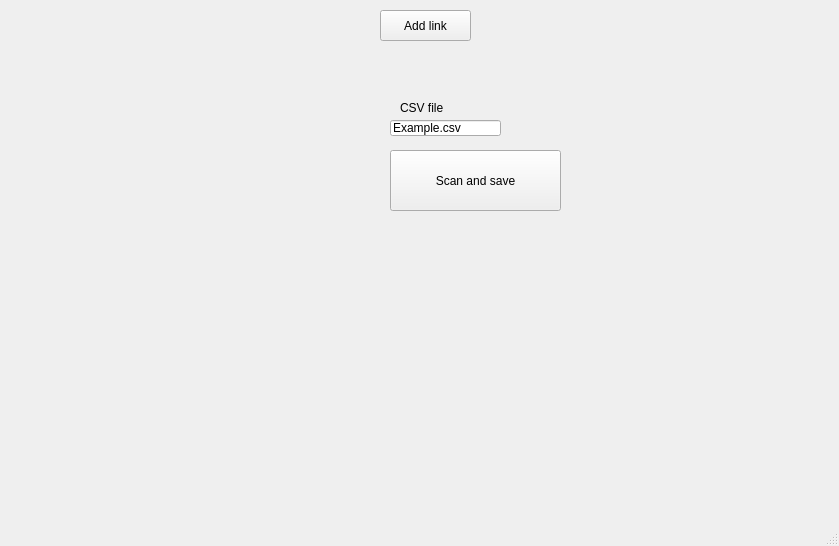
<?xml version="1.0" encoding="UTF-8"?>
<ui version="4.0">
 <class>MainWindow</class>
 <widget class="QMainWindow" name="MainWindow">
  <property name="geometry">
   <rect>
    <x>0</x>
    <y>0</y>
    <width>839</width>
    <height>546</height>
   </rect>
  </property>
  <property name="windowTitle">
   <string>MainWindow</string>
  </property>
  <widget class="QWidget" name="centralwidget">
   <widget class="QWidget" name="verticalLayoutWidget">
    <property name="geometry">
     <rect>
      <x>20</x>
      <y>10</y>
      <width>361</width>
      <height>481</height>
     </rect>
    </property>
    <layout class="QVBoxLayout" name="inputContainer"/>
   </widget>
   <widget class="QPushButton" name="addButton">
    <property name="geometry">
     <rect>
      <x>380</x>
      <y>10</y>
      <width>91</width>
      <height>31</height>
     </rect>
    </property>
    <property name="text">
     <string>Add link</string>
    </property>
   </widget>
   <widget class="QLineEdit" name="lineEdit">
    <property name="geometry">
     <rect>
      <x>390</x>
      <y>120</y>
      <width>111</width>
      <height>16</height>
     </rect>
    </property>
    <property name="inputMask">
     <string/>
    </property>
    <property name="text">
     <string>Example.csv</string>
    </property>
   </widget>
   <widget class="QLabel" name="label">
    <property name="geometry">
     <rect>
      <x>400</x>
      <y>100</y>
      <width>51</width>
      <height>16</height>
     </rect>
    </property>
    <property name="text">
     <string>CSV file</string>
    </property>
   </widget>
   <widget class="QPushButton" name="saveButton">
    <property name="geometry">
     <rect>
      <x>390</x>
      <y>150</y>
      <width>171</width>
      <height>61</height>
     </rect>
    </property>
    <property name="text">
     <string>Scan and save</string>
    </property>
   </widget>
  </widget>
  <widget class="QMenuBar" name="menubar">
   <property name="geometry">
    <rect>
     <x>0</x>
     <y>0</y>
     <width>839</width>
     <height>21</height>
    </rect>
   </property>
  </widget>
  <widget class="QStatusBar" name="statusbar"/>
 </widget>
 <resources/>
 <connections/>
</ui>
